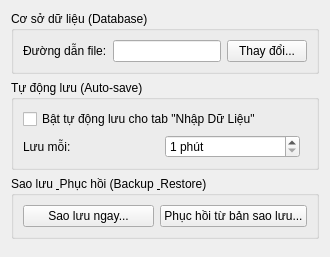
<?xml version="1.0" encoding="UTF-8"?>
<ui version="4.0">
 <class>DataSettingsWidget</class>
 <widget class="QWidget" name="DataSettingsWidget">
  <layout class="QVBoxLayout" name="verticalLayout">
   <item>
    <widget class="QGroupBox" name="groupBox">
     <property name="title">
      <string>Cơ sở dữ liệu (Database)</string>
     </property>
     <layout class="QFormLayout" name="formLayout">
      <item row="0" column="0">
       <widget class="QLabel" name="label">
        <property name="text">
         <string>Đường dẫn file:</string>
        </property>
       </widget>
      </item>
      <item row="0" column="1">
       <layout class="QHBoxLayout" name="horizontalLayout">
        <item>
         <widget class="QLineEdit" name="dbPathLineEdit">
          <property name="readOnly">
           <bool>true</bool>
          </property>
         </widget>
        </item>
        <item>
         <widget class="QPushButton" name="changeDbPathButton">
          <property name="text">
           <string>Thay đổi...</string>
          </property>
         </widget>
        </item>
       </layout>
      </item>
     </layout>
    </widget>
   </item>
   <item>
    <widget class="QGroupBox" name="groupBox_2">
     <property name="title">
      <string>Tự động lưu (Auto-save)</string>
     </property>
     <layout class="QVBoxLayout" name="verticalLayout_2">
      <item>
       <widget class="QCheckBox" name="autoSaveCheckBox">
        <property name="text">
         <string>Bật tự động lưu cho tab &quot;Nhập Dữ Liệu&quot;</string>
        </property>
       </widget>
      </item>
      <item>
       <layout class="QHBoxLayout" name="horizontalLayout_2">
        <item>
         <widget class="QLabel" name="label_2">
          <property name="text">
           <string>Lưu mỗi:</string>
          </property>
         </widget>
        </item>
        <item>
         <widget class="QSpinBox" name="autoSaveIntervalSpinBox">
          <property name="suffix">
           <string> phút</string>
          </property>
          <property name="minimum">
           <number>1</number>
          </property>
         </widget>
        </item>
        <item>
         <spacer name="horizontalSpacer">
          <property name="orientation">
           <enum>Qt::Horizontal</enum>
          </property>
         </spacer>
        </item>
       </layout>
      </item>
     </layout>
    </widget>
   </item>
   <item>
    <widget class="QGroupBox" name="groupBox_3">
     <property name="title">
      <string>Sao lưu &amp; Phục hồi (Backup &amp; Restore)</string>
     </property>
     <layout class="QHBoxLayout" name="horizontalLayout_3">
      <item>
       <widget class="QPushButton" name="backupButton">
        <property name="text">
         <string>Sao lưu ngay...</string>
        </property>
       </widget>
      </item>
      <item>
       <widget class="QPushButton" name="restoreButton">
        <property name="text">
         <string>Phục hồi từ bản sao lưu...</string>
        </property>
       </widget>
      </item>
     </layout>
    </widget>
   </item>
   <item>
    <spacer name="verticalSpacer">
     <property name="orientation">
      <enum>Qt::Vertical</enum>
     </property>
    </spacer>
   </item>
  </layout>
 </widget>
</ui>
